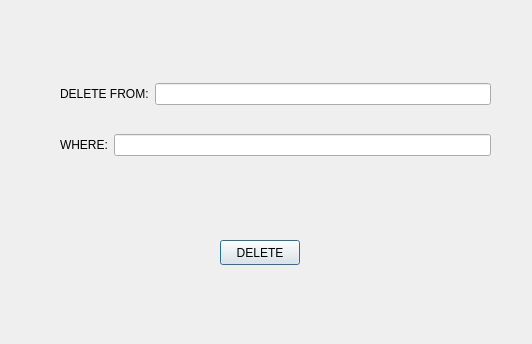
<?xml version="1.0" encoding="UTF-8"?>
<ui version="4.0">
 <class>Delete</class>
 <widget class="QDialog" name="Delete">
  <property name="geometry">
   <rect>
    <x>0</x>
    <y>0</y>
    <width>532</width>
    <height>344</height>
   </rect>
  </property>
  <property name="windowTitle">
   <string>Dialog</string>
  </property>
  <widget class="QPushButton" name="pushButton_delete">
   <property name="geometry">
    <rect>
     <x>220</x>
     <y>240</y>
     <width>80</width>
     <height>25</height>
    </rect>
   </property>
   <property name="text">
    <string>DELETE</string>
   </property>
  </widget>
  <widget class="QWidget" name="layoutWidget">
   <property name="geometry">
    <rect>
     <x>60</x>
     <y>60</y>
     <width>431</width>
     <height>121</height>
    </rect>
   </property>
   <layout class="QVBoxLayout" name="verticalLayout">
    <item>
     <layout class="QHBoxLayout" name="horizontalLayout_2">
      <item>
       <widget class="QLabel" name="label_deleteFrom">
        <property name="text">
         <string>DELETE FROM:</string>
        </property>
       </widget>
      </item>
      <item>
       <widget class="QLineEdit" name="lineEdit_deleteFrom"/>
      </item>
     </layout>
    </item>
    <item>
     <layout class="QHBoxLayout" name="horizontalLayout_3">
      <item>
       <widget class="QLabel" name="label_where">
        <property name="text">
         <string>WHERE:</string>
        </property>
       </widget>
      </item>
      <item>
       <widget class="QLineEdit" name="lineEdit_where"/>
      </item>
     </layout>
    </item>
   </layout>
  </widget>
 </widget>
 <resources/>
 <connections/>
</ui>
